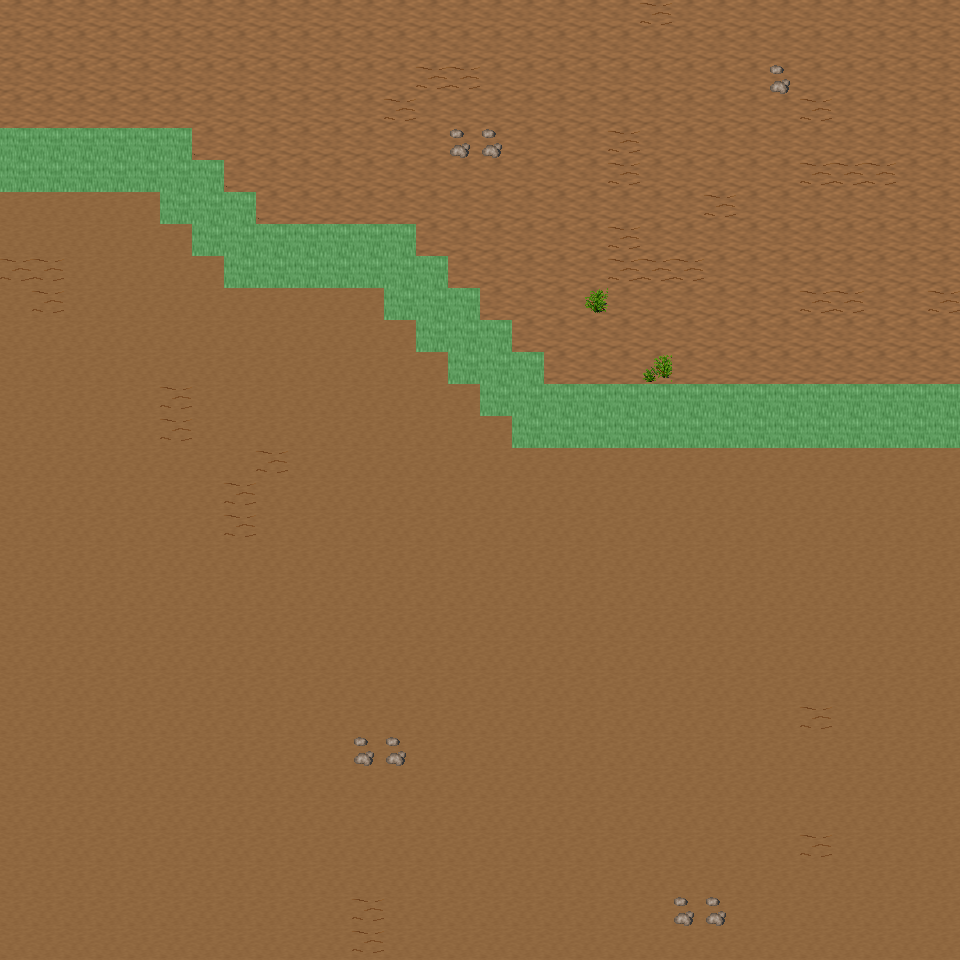

The image is a tile-based game level rendered from a .tmx file. Its description and source (layers, tilesets, objects; grid data summarised) follow:
An orthogonal 30x30 tile map with 32x32 px tiles, 6 tile layers (Ground, Object, Object2, Above, ...), 20 tilesets and 6 objects (6x mapExit).

<map version="1.0" orientation="orthogonal" renderorder="right-down" width="30" height="30" tilewidth="32" tileheight="32" nextobjectid="7">
  <tileset firstgid="1" name="tileset_ground_ground" tilewidth="32" tileheight="32" tilecount="33" columns="3">
    <image source="../drawable/tileset_ground_ground.png" width="96" height="352" />
  </tileset>
  <tileset firstgid="34" name="tileset_ground_ridge_earth_dark" tilewidth="32" tileheight="32" tilecount="96" columns="12">
    <image source="../drawable/tileset_ground_ridge_earth_dark.png" width="384" height="256" />
  </tileset>
  <tileset firstgid="130" name="tileset_ground_earth_edges" tilewidth="32" tileheight="32" tilecount="18" columns="6">
    <image source="../drawable/tileset_ground_earth_edges.png" width="192" height="96" />
  </tileset>
  <tileset firstgid="148" name="tileset_ground_rock_pebbles" tilewidth="32" tileheight="32" tilecount="3" columns="1">
    <image source="../drawable/tileset_ground_rock_pebbles.png" width="32" height="96" />
  </tileset>
  <tileset firstgid="151" name="tileset_item_statue_grey_stone" tilewidth="32" tileheight="32" tilecount="4" columns="2">
    <image source="../drawable/tileset_item_statue_grey_stone.png" width="64" height="64" />
  </tileset>
  <tileset firstgid="155" name="tileset_ground_square_patch" tilewidth="32" tileheight="32" tilecount="9" columns="3">
    <image source="../drawable/tileset_ground_square_patch.png" width="96" height="96" />
  </tileset>
  <tileset firstgid="164" name="tileset_ground_eye" tilewidth="32" tileheight="32" tilecount="9" columns="3">
    <image source="../drawable/tileset_ground_eye.png" width="96" height="96" />
  </tileset>
  <tileset firstgid="173" name="tileset_item_corpse_huge_animal" tilewidth="32" tileheight="32" tilecount="16" columns="2">
    <image source="../drawable/tileset_item_corpse_huge_animal.png" width="64" height="256" />
  </tileset>
  <tileset firstgid="189" name="tileset_logic_creature_orc" tilewidth="32" tileheight="32" tilecount="6" columns="6">
    <image source="../drawable/tileset_logic_creature_orc.png" width="192" height="32" />
  </tileset>
  <tileset firstgid="195" name="tileset_logic_collision" tilewidth="32" tileheight="32" tilecount="1" columns="1">
    <image source="../drawable/tileset_logic_collision.png" width="32" height="32" />
  </tileset>
  <tileset firstgid="196" name="tileset_plant_tree_spruce" tilewidth="32" tileheight="32" tilecount="6" columns="2">
    <image source="../drawable/tileset_plant_tree_spruce.png" width="64" height="96" />
  </tileset>
  <tileset firstgid="202" name="tileset_plant_tree_evergreen" tilewidth="32" tileheight="32" tilecount="36" columns="3">
    <image source="../drawable/tileset_plant_tree_evergreen.png" width="96" height="384" />
  </tileset>
  <tileset firstgid="238" name="tileset_plant_bush_bushes" tilewidth="32" tileheight="32" tilecount="10" columns="5">
    <image source="../drawable/tileset_plant_bush_bushes.png" width="160" height="64" />
  </tileset>
  <tileset firstgid="248" name="tileset_plant_bush_bush_mult_colored" tilewidth="32" tileheight="32" tilecount="6" columns="3">
    <image source="../drawable/tileset_plant_bush_bush_mult_colored.png" width="96" height="64" />
  </tileset>
  <tileset firstgid="254" name="tileset_plant_stump_small_stump" tilewidth="32" tileheight="32" tilecount="4" columns="2">
    <image source="../drawable/tileset_plant_stump_small_stump.png" width="64" height="64" />
  </tileset>
  <tileset firstgid="258" name="tileset_plant_bush_large_green" tilewidth="32" tileheight="32" tilecount="9" columns="3">
    <image source="../drawable/tileset_plant_bush_large_green.png" width="96" height="96" />
  </tileset>
  <tileset firstgid="267" name="tileset_plant_tree_tree_darkgreen" tilewidth="32" tileheight="32" tilecount="88" columns="8">
    <image source="../drawable/tileset_plant_tree_tree_darkgreen.png" width="256" height="352" />
  </tileset>
  <tileset firstgid="355" name="tileset_ground_dry_grass" tilewidth="32" tileheight="32" tilecount="54" columns="9">
    <image source="../drawable/tileset_ground_dry_grass.png" width="288" height="192" />
  </tileset>
  <tileset firstgid="409" name="tileset_logic_creature_animal" tilewidth="32" tileheight="32" tilecount="32" columns="8">
    <image source="../drawable/tileset_logic_creature_animal.png" width="256" height="128" />
  </tileset>
  <tileset firstgid="441" name="tileset_logic_creature_mutant" tilewidth="32" tileheight="32" tilecount="7" columns="7">
    <image source="../drawable/tileset_logic_creature_mutant.png" width="224" height="32" />
  </tileset>
  <layer name="Ground" width="30" height="30">
    <data>[900 cells, 900 non-empty, 2 distinct tile ids]</data>
  </layer>
  <layer name="Object" width="30" height="30">
    <data>[900 cells, 110 non-empty, 12 distinct tile ids]</data>
  </layer>
  <layer name="Object2" width="30" height="30">
    <data>[900 cells, 0 non-empty, 0 distinct tile ids]</data>
  </layer>
  <layer name="Above" width="30" height="30">
    <data>[900 cells, 0 non-empty, 0 distinct tile ids]</data>
  </layer>
  <layer name="Above2" width="30" height="30">
    <data>[900 cells, 0 non-empty, 0 distinct tile ids]</data>
  </layer>
  <layer name="Walkable" width="30" height="30">
    <data>[900 cells, 68 non-empty, 1 distinct tile ids]</data>
  </layer>
  <objectgroup name="MapEvents">
    <object id="1" name="north" type="mapExit" x="0" y="0" width="960" height="32">
      <properties>
        <property name="map" value="level_0_x87_y10" />
        <property name="x" value="0" />
        <property name="y" value="28" />
      </properties>
    </object>
    <object id="2" name="south" type="mapExit" x="0" y="928" width="960" height="32">
      <properties>
        <property name="map" value="level_0_x87_y12" />
        <property name="x" value="0" />
        <property name="y" value="1" />
      </properties>
    </object>
    <object id="3" name="west" type="mapExit" x="0" y="0" width="32" height="128">
      <properties>
        <property name="map" value="level_0_x86_y11" />
        <property name="x" value="28" />
        <property name="y" value="0" />
      </properties>
    </object>
    <object id="4" name="west2" type="mapExit" x="0" y="192" width="32" height="768">
      <properties>
        <property name="map" value="level_0_x86_y11" />
        <property name="x" value="28" />
        <property name="y" value="6" />
      </properties>
    </object>
    <object id="5" name="east" type="mapExit" x="928" y="0" width="32" height="384">
      <properties>
        <property name="map" value="level_0_x88_y11" />
        <property name="x" value="1" />
        <property name="y" value="0" />
      </properties>
    </object>
    <object id="6" name="east2" type="mapExit" x="928" y="448" width="32" height="512">
      <properties>
        <property name="map" value="level_0_x88_y11" />
        <property name="x" value="1" />
        <property name="y" value="14" />
      </properties>
    </object>
  </objectgroup>
</map>
